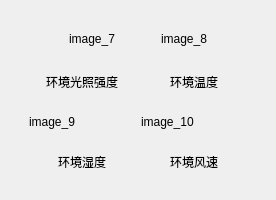
                     <widget class="QWidget" name="cloud_page2">
                      <layout class="QGridLayout" name="gridLayout_2">
                       <item row="0" column="0">
                        <widget class="QFrame" name="gg">
                         <layout class="QVBoxLayout" name="verticalLayout_20">
                          <item>
                           <widget class="QFrame" name="frame2_c1">
                            <layout class="QHBoxLayout" name="horizontalLayout_42">
                             <item>
                              <spacer name="horizontalSpacer_15">
                               <property name="orientation">
                                <enum>Qt::Horizontal</enum>
                               </property>
                               <property name="sizeType">
                                <enum>QSizePolicy::Preferred</enum>
                               </property>
                               <property name="sizeHint" stdset="0">
                                <size>
                                 <width>40</width>
                                 <height>20</height>
                                </size>
                               </property>
                              </spacer>
                             </item>
                             <item>
                              <widget class="QLabel" name="image_7">
                               <property name="text">
                                <string>image_7</string>
                               </property>
                              </widget>
                             </item>
                             <item>
                              <spacer name="horizontalSpacer_16">
                               <property name="orientation">
                                <enum>Qt::Horizontal</enum>
                               </property>
                               <property name="sizeType">
                                <enum>QSizePolicy::Preferred</enum>
                               </property>
                               <property name="sizeHint" stdset="0">
                                <size>
                                 <width>40</width>
                                 <height>20</height>
                                </size>
                               </property>
                              </spacer>
                             </item>
                             <item>
                              <widget class="QLabel" name="image_8">
                               <property name="text">
                                <string>image_8</string>
                               </property>
                              </widget>
                             </item>
                             <item>
                              <spacer name="horizontalSpacer_17">
                               <property name="orientation">
                                <enum>Qt::Horizontal</enum>
                               </property>
                               <property name="sizeType">
                                <enum>QSizePolicy::Preferred</enum>
                               </property>
                               <property name="sizeHint" stdset="0">
                                <size>
                                 <width>40</width>
                                 <height>20</height>
                                </size>
                               </property>
                              </spacer>
                             </item>
                            </layout>
                           </widget>
                          </item>
                          <item>
                           <widget class="QFrame" name="frame2_c2">
                            <property name="layoutDirection">
                             <enum>Qt::LeftToRight</enum>
                            </property>
                            <layout class="QHBoxLayout" name="horizontalLayout_13" stretch="1,1">
                             <item>
                              <widget class="QLabel" name="text_temperature_5">
                               <property name="text">
                                <string>环境光照强度</string>
                               </property>
                               <property name="alignment">
                                <set>Qt::AlignCenter</set>
                               </property>
                              </widget>
                             </item>
                             <item>
                              <widget class="QLabel" name="text_temperature_6">
                               <property name="text">
                                <string>环境温度</string>
                               </property>
                               <property name="alignment">
                                <set>Qt::AlignCenter</set>
                               </property>
                              </widget>
                             </item>
                            </layout>
                           </widget>
                          </item>
                          <item>
                           <widget class="QFrame" name="frame2_c3">
                            <layout class="QHBoxLayout" name="horizontalLayout_44">
                             <item>
                              <widget class="QLabel" name="image_9">
                               <property name="text">
                                <string>image_9</string>
                               </property>
                              </widget>
                             </item>
                             <item>
                              <widget class="QLabel" name="image_10">
                               <property name="layoutDirection">
                                <enum>Qt::LeftToRight</enum>
                               </property>
                               <property name="text">
                                <string>image_10</string>
                               </property>
                              </widget>
                             </item>
                            </layout>
                           </widget>
                          </item>
                          <item>
                           <widget class="QFrame" name="frame2_c4_2">
                            <layout class="QHBoxLayout" name="horizontalLayout_41" stretch="1,1">
                             <item>
                              <widget class="QLabel" name="text_temperature_7">
                               <property name="text">
                                <string>环境湿度</string>
                               </property>
                               <property name="alignment">
                                <set>Qt::AlignCenter</set>
                               </property>
                              </widget>
                             </item>
                             <item>
                              <widget class="QLabel" name="text_temperature_8">
                               <property name="text">
                                <string>环境风速</string>
                               </property>
                               <property name="alignment">
                                <set>Qt::AlignCenter</set>
                               </property>
                              </widget>
                             </item>
                            </layout>
                           </widget>
                          </item>
                         </layout>
                        </widget>
                       </item>
                      </layout>
                     </widget>
